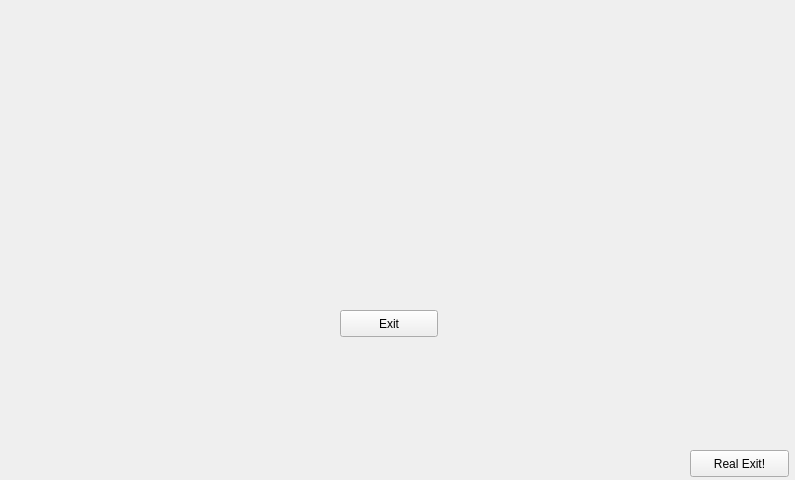
<?xml version="1.0" encoding="UTF-8"?>
<ui version="4.0">
 <class>ExpressCookTaskPage</class>
 <widget class="QMainWindow" name="ExpressCookTaskPage">
  <property name="enabled">
   <bool>true</bool>
  </property>
  <property name="geometry">
   <rect>
    <x>0</x>
    <y>0</y>
    <width>795</width>
    <height>480</height>
   </rect>
  </property>
  <property name="maximumSize">
   <size>
    <width>795</width>
    <height>498</height>
   </size>
  </property>
  <property name="cursor">
   <cursorShape>PointingHandCursor</cursorShape>
  </property>
  <property name="windowTitle">
   <string>ExpressCook Demo</string>
  </property>
  <widget class="QWidget" name="centralwidget">
   <widget class="QLabel" name="label">
    <property name="geometry">
     <rect>
      <x>0</x>
      <y>-40</y>
      <width>801</width>
      <height>561</height>
     </rect>
    </property>
    <property name="text">
     <string/>
    </property>
    <property name="pixmap">
     <pixmap resource="test.qrc">:/test/taskpage.jpg</pixmap>
    </property>
   </widget>
   <widget class="QPushButton" name="apple">
    <property name="geometry">
     <rect>
      <x>160</x>
      <y>20</y>
      <width>132</width>
      <height>132</height>
     </rect>
    </property>
    <property name="palette">
     <palette>
      <active>
       <colorrole role="WindowText">
        <brush brushstyle="SolidPattern">
         <color alpha="0">
          <red>76</red>
          <green>76</green>
          <blue>76</blue>
         </color>
        </brush>
       </colorrole>
       <colorrole role="Button">
        <brush brushstyle="SolidPattern">
         <color alpha="0">
          <red>255</red>
          <green>255</green>
          <blue>255</blue>
         </color>
        </brush>
       </colorrole>
       <colorrole role="Light">
        <brush brushstyle="SolidPattern">
         <color alpha="0">
          <red>69</red>
          <green>255</green>
          <blue>28</blue>
         </color>
        </brush>
       </colorrole>
       <colorrole role="Midlight">
        <brush brushstyle="SolidPattern">
         <color alpha="0">
          <red>255</red>
          <green>255</green>
          <blue>255</blue>
         </color>
        </brush>
       </colorrole>
       <colorrole role="Dark">
        <brush brushstyle="SolidPattern">
         <color alpha="0">
          <red>202</red>
          <green>201</green>
          <blue>200</blue>
         </color>
        </brush>
       </colorrole>
       <colorrole role="Mid">
        <brush brushstyle="SolidPattern">
         <color alpha="0">
          <red>184</red>
          <green>80</green>
          <blue>130</blue>
         </color>
        </brush>
       </colorrole>
       <colorrole role="Text">
        <brush brushstyle="SolidPattern">
         <color alpha="0">
          <red>60</red>
          <green>60</green>
          <blue>60</blue>
         </color>
        </brush>
       </colorrole>
       <colorrole role="ButtonText">
        <brush brushstyle="SolidPattern">
         <color alpha="0">
          <red>76</red>
          <green>76</green>
          <blue>76</blue>
         </color>
        </brush>
       </colorrole>
       <colorrole role="Base">
        <brush brushstyle="SolidPattern">
         <color alpha="0">
          <red>255</red>
          <green>255</green>
          <blue>255</blue>
         </color>
        </brush>
       </colorrole>
       <colorrole role="Window">
        <brush brushstyle="SolidPattern">
         <color alpha="0">
          <red>242</red>
          <green>76</green>
          <blue>190</blue>
         </color>
        </brush>
       </colorrole>
       <colorrole role="Shadow">
        <brush brushstyle="SolidPattern">
         <color alpha="0">
          <red>186</red>
          <green>186</green>
          <blue>185</blue>
         </color>
        </brush>
       </colorrole>
       <colorrole role="Highlight">
        <brush brushstyle="SolidPattern">
         <color alpha="0">
          <red>231</red>
          <green>240</green>
          <blue>49</blue>
         </color>
        </brush>
       </colorrole>
       <colorrole role="HighlightedText">
        <brush brushstyle="SolidPattern">
         <color alpha="0">
          <red>7</red>
          <green>235</green>
          <blue>255</blue>
         </color>
        </brush>
       </colorrole>
       <colorrole role="Link">
        <brush brushstyle="SolidPattern">
         <color alpha="0">
          <red>0</red>
          <green>0</green>
          <blue>255</blue>
         </color>
        </brush>
       </colorrole>
       <colorrole role="LinkVisited">
        <brush brushstyle="SolidPattern">
         <color alpha="0">
          <red>255</red>
          <green>0</green>
          <blue>255</blue>
         </color>
        </brush>
       </colorrole>
       <colorrole role="AlternateBase">
        <brush brushstyle="SolidPattern">
         <color alpha="0">
          <red>239</red>
          <green>239</green>
          <blue>239</blue>
         </color>
        </brush>
       </colorrole>
       <colorrole role="NoRole">
        <brush brushstyle="SolidPattern">
         <color alpha="50">
          <red>0</red>
          <green>0</green>
          <blue>0</blue>
         </color>
        </brush>
       </colorrole>
       <colorrole role="ToolTipBase">
        <brush brushstyle="SolidPattern">
         <color alpha="0">
          <red>176</red>
          <green>255</green>
          <blue>126</blue>
         </color>
        </brush>
       </colorrole>
      </active>
      <inactive>
       <colorrole role="WindowText">
        <brush brushstyle="SolidPattern">
         <color alpha="0">
          <red>76</red>
          <green>76</green>
          <blue>76</blue>
         </color>
        </brush>
       </colorrole>
       <colorrole role="Button">
        <brush brushstyle="SolidPattern">
         <color alpha="0">
          <red>255</red>
          <green>255</green>
          <blue>255</blue>
         </color>
        </brush>
       </colorrole>
       <colorrole role="Light">
        <brush brushstyle="SolidPattern">
         <color alpha="0">
          <red>69</red>
          <green>255</green>
          <blue>28</blue>
         </color>
        </brush>
       </colorrole>
       <colorrole role="Midlight">
        <brush brushstyle="SolidPattern">
         <color alpha="0">
          <red>255</red>
          <green>255</green>
          <blue>255</blue>
         </color>
        </brush>
       </colorrole>
       <colorrole role="Dark">
        <brush brushstyle="SolidPattern">
         <color alpha="0">
          <red>202</red>
          <green>201</green>
          <blue>200</blue>
         </color>
        </brush>
       </colorrole>
       <colorrole role="Mid">
        <brush brushstyle="SolidPattern">
         <color alpha="0">
          <red>184</red>
          <green>80</green>
          <blue>130</blue>
         </color>
        </brush>
       </colorrole>
       <colorrole role="Text">
        <brush brushstyle="SolidPattern">
         <color alpha="0">
          <red>60</red>
          <green>60</green>
          <blue>60</blue>
         </color>
        </brush>
       </colorrole>
       <colorrole role="ButtonText">
        <brush brushstyle="SolidPattern">
         <color alpha="0">
          <red>76</red>
          <green>76</green>
          <blue>76</blue>
         </color>
        </brush>
       </colorrole>
       <colorrole role="Base">
        <brush brushstyle="SolidPattern">
         <color alpha="0">
          <red>255</red>
          <green>255</green>
          <blue>255</blue>
         </color>
        </brush>
       </colorrole>
       <colorrole role="Window">
        <brush brushstyle="SolidPattern">
         <color alpha="0">
          <red>242</red>
          <green>76</green>
          <blue>190</blue>
         </color>
        </brush>
       </colorrole>
       <colorrole role="Shadow">
        <brush brushstyle="SolidPattern">
         <color alpha="0">
          <red>186</red>
          <green>186</green>
          <blue>185</blue>
         </color>
        </brush>
       </colorrole>
       <colorrole role="Highlight">
        <brush brushstyle="SolidPattern">
         <color alpha="0">
          <red>231</red>
          <green>240</green>
          <blue>49</blue>
         </color>
        </brush>
       </colorrole>
       <colorrole role="HighlightedText">
        <brush brushstyle="SolidPattern">
         <color alpha="0">
          <red>7</red>
          <green>235</green>
          <blue>255</blue>
         </color>
        </brush>
       </colorrole>
       <colorrole role="Link">
        <brush brushstyle="SolidPattern">
         <color alpha="0">
          <red>0</red>
          <green>0</green>
          <blue>255</blue>
         </color>
        </brush>
       </colorrole>
       <colorrole role="LinkVisited">
        <brush brushstyle="SolidPattern">
         <color alpha="0">
          <red>255</red>
          <green>0</green>
          <blue>255</blue>
         </color>
        </brush>
       </colorrole>
       <colorrole role="AlternateBase">
        <brush brushstyle="SolidPattern">
         <color alpha="0">
          <red>239</red>
          <green>239</green>
          <blue>239</blue>
         </color>
        </brush>
       </colorrole>
       <colorrole role="NoRole">
        <brush brushstyle="SolidPattern">
         <color alpha="50">
          <red>0</red>
          <green>0</green>
          <blue>0</blue>
         </color>
        </brush>
       </colorrole>
       <colorrole role="ToolTipBase">
        <brush brushstyle="SolidPattern">
         <color alpha="0">
          <red>176</red>
          <green>255</green>
          <blue>126</blue>
         </color>
        </brush>
       </colorrole>
      </inactive>
      <disabled>
       <colorrole role="WindowText">
        <brush brushstyle="SolidPattern">
         <color alpha="0">
          <red>202</red>
          <green>201</green>
          <blue>200</blue>
         </color>
        </brush>
       </colorrole>
       <colorrole role="Button">
        <brush brushstyle="SolidPattern">
         <color alpha="0">
          <red>255</red>
          <green>255</green>
          <blue>255</blue>
         </color>
        </brush>
       </colorrole>
       <colorrole role="Light">
        <brush brushstyle="SolidPattern">
         <color alpha="0">
          <red>69</red>
          <green>255</green>
          <blue>28</blue>
         </color>
        </brush>
       </colorrole>
       <colorrole role="Midlight">
        <brush brushstyle="SolidPattern">
         <color alpha="0">
          <red>255</red>
          <green>255</green>
          <blue>255</blue>
         </color>
        </brush>
       </colorrole>
       <colorrole role="Dark">
        <brush brushstyle="SolidPattern">
         <color alpha="0">
          <red>202</red>
          <green>201</green>
          <blue>200</blue>
         </color>
        </brush>
       </colorrole>
       <colorrole role="Mid">
        <brush brushstyle="SolidPattern">
         <color alpha="0">
          <red>184</red>
          <green>80</green>
          <blue>130</blue>
         </color>
        </brush>
       </colorrole>
       <colorrole role="Text">
        <brush brushstyle="SolidPattern">
         <color alpha="0">
          <red>202</red>
          <green>201</green>
          <blue>200</blue>
         </color>
        </brush>
       </colorrole>
       <colorrole role="ButtonText">
        <brush brushstyle="SolidPattern">
         <color alpha="0">
          <red>202</red>
          <green>201</green>
          <blue>200</blue>
         </color>
        </brush>
       </colorrole>
       <colorrole role="Base">
        <brush brushstyle="SolidPattern">
         <color alpha="0">
          <red>242</red>
          <green>76</green>
          <blue>190</blue>
         </color>
        </brush>
       </colorrole>
       <colorrole role="Window">
        <brush brushstyle="SolidPattern">
         <color alpha="0">
          <red>242</red>
          <green>76</green>
          <blue>190</blue>
         </color>
        </brush>
       </colorrole>
       <colorrole role="Shadow">
        <brush brushstyle="SolidPattern">
         <color alpha="0">
          <red>186</red>
          <green>186</green>
          <blue>185</blue>
         </color>
        </brush>
       </colorrole>
       <colorrole role="Highlight">
        <brush brushstyle="SolidPattern">
         <color alpha="255">
          <red>240</red>
          <green>240</green>
          <blue>240</blue>
         </color>
        </brush>
       </colorrole>
       <colorrole role="HighlightedText">
        <brush brushstyle="SolidPattern">
         <color alpha="0">
          <red>7</red>
          <green>235</green>
          <blue>255</blue>
         </color>
        </brush>
       </colorrole>
       <colorrole role="Link">
        <brush brushstyle="SolidPattern">
         <color alpha="0">
          <red>0</red>
          <green>0</green>
          <blue>255</blue>
         </color>
        </brush>
       </colorrole>
       <colorrole role="LinkVisited">
        <brush brushstyle="SolidPattern">
         <color alpha="0">
          <red>255</red>
          <green>0</green>
          <blue>255</blue>
         </color>
        </brush>
       </colorrole>
       <colorrole role="AlternateBase">
        <brush brushstyle="SolidPattern">
         <color alpha="0">
          <red>239</red>
          <green>239</green>
          <blue>239</blue>
         </color>
        </brush>
       </colorrole>
       <colorrole role="NoRole">
        <brush brushstyle="SolidPattern">
         <color alpha="50">
          <red>0</red>
          <green>0</green>
          <blue>0</blue>
         </color>
        </brush>
       </colorrole>
       <colorrole role="ToolTipBase">
        <brush brushstyle="SolidPattern">
         <color alpha="0">
          <red>176</red>
          <green>255</green>
          <blue>126</blue>
         </color>
        </brush>
       </colorrole>
      </disabled>
     </palette>
    </property>
    <property name="acceptDrops">
     <bool>false</bool>
    </property>
    <property name="text">
     <string notr="true"/>
    </property>
    <property name="icon">
     <iconset resource="test.qrc">
      <normaloff>:/test/appleicon.png</normaloff>:/test/appleicon.png</iconset>
    </property>
    <property name="iconSize">
     <size>
      <width>132</width>
      <height>132</height>
     </size>
    </property>
    <property name="flat">
     <bool>true</bool>
    </property>
   </widget>
   <widget class="QPushButton" name="potato">
    <property name="geometry">
     <rect>
      <x>490</x>
      <y>20</y>
      <width>132</width>
      <height>132</height>
     </rect>
    </property>
    <property name="palette">
     <palette>
      <active>
       <colorrole role="WindowText">
        <brush brushstyle="SolidPattern">
         <color alpha="255">
          <red>76</red>
          <green>76</green>
          <blue>76</blue>
         </color>
        </brush>
       </colorrole>
       <colorrole role="Button">
        <brush brushstyle="SolidPattern">
         <color alpha="0">
          <red>242</red>
          <green>241</green>
          <blue>240</blue>
         </color>
        </brush>
       </colorrole>
       <colorrole role="Light">
        <brush brushstyle="SolidPattern">
         <color alpha="0">
          <red>255</red>
          <green>255</green>
          <blue>255</blue>
         </color>
        </brush>
       </colorrole>
       <colorrole role="Midlight">
        <brush brushstyle="SolidPattern">
         <color alpha="0">
          <red>203</red>
          <green>199</green>
          <blue>196</blue>
         </color>
        </brush>
       </colorrole>
       <colorrole role="Dark">
        <brush brushstyle="SolidPattern">
         <color alpha="0">
          <red>202</red>
          <green>201</green>
          <blue>200</blue>
         </color>
        </brush>
       </colorrole>
       <colorrole role="Mid">
        <brush brushstyle="SolidPattern">
         <color alpha="0">
          <red>184</red>
          <green>181</green>
          <blue>178</blue>
         </color>
        </brush>
       </colorrole>
       <colorrole role="Text">
        <brush brushstyle="SolidPattern">
         <color alpha="0">
          <red>60</red>
          <green>60</green>
          <blue>60</blue>
         </color>
        </brush>
       </colorrole>
       <colorrole role="BrightText">
        <brush brushstyle="SolidPattern">
         <color alpha="0">
          <red>255</red>
          <green>255</green>
          <blue>255</blue>
         </color>
        </brush>
       </colorrole>
       <colorrole role="ButtonText">
        <brush brushstyle="SolidPattern">
         <color alpha="0">
          <red>34</red>
          <green>51</green>
          <blue>76</blue>
         </color>
        </brush>
       </colorrole>
       <colorrole role="Base">
        <brush brushstyle="SolidPattern">
         <color alpha="0">
          <red>51</red>
          <green>255</green>
          <blue>255</blue>
         </color>
        </brush>
       </colorrole>
       <colorrole role="Window">
        <brush brushstyle="SolidPattern">
         <color alpha="0">
          <red>242</red>
          <green>241</green>
          <blue>240</blue>
         </color>
        </brush>
       </colorrole>
       <colorrole role="Shadow">
        <brush brushstyle="SolidPattern">
         <color alpha="0">
          <red>186</red>
          <green>186</green>
          <blue>185</blue>
         </color>
        </brush>
       </colorrole>
       <colorrole role="Highlight">
        <brush brushstyle="SolidPattern">
         <color alpha="0">
          <red>240</red>
          <green>119</green>
          <blue>70</blue>
         </color>
        </brush>
       </colorrole>
       <colorrole role="HighlightedText">
        <brush brushstyle="SolidPattern">
         <color alpha="0">
          <red>255</red>
          <green>255</green>
          <blue>255</blue>
         </color>
        </brush>
       </colorrole>
       <colorrole role="Link">
        <brush brushstyle="SolidPattern">
         <color alpha="0">
          <red>0</red>
          <green>0</green>
          <blue>255</blue>
         </color>
        </brush>
       </colorrole>
       <colorrole role="LinkVisited">
        <brush brushstyle="SolidPattern">
         <color alpha="0">
          <red>255</red>
          <green>0</green>
          <blue>255</blue>
         </color>
        </brush>
       </colorrole>
       <colorrole role="AlternateBase">
        <brush brushstyle="SolidPattern">
         <color alpha="0">
          <red>70</red>
          <green>239</green>
          <blue>225</blue>
         </color>
        </brush>
       </colorrole>
       <colorrole role="NoRole">
        <brush brushstyle="SolidPattern">
         <color alpha="0">
          <red>0</red>
          <green>0</green>
          <blue>0</blue>
         </color>
        </brush>
       </colorrole>
       <colorrole role="ToolTipBase">
        <brush brushstyle="SolidPattern">
         <color alpha="0">
          <red>255</red>
          <green>255</green>
          <blue>220</blue>
         </color>
        </brush>
       </colorrole>
       <colorrole role="ToolTipText">
        <brush brushstyle="SolidPattern">
         <color alpha="0">
          <red>255</red>
          <green>162</green>
          <blue>234</blue>
         </color>
        </brush>
       </colorrole>
      </active>
      <inactive>
       <colorrole role="WindowText">
        <brush brushstyle="SolidPattern">
         <color alpha="255">
          <red>76</red>
          <green>76</green>
          <blue>76</blue>
         </color>
        </brush>
       </colorrole>
       <colorrole role="Button">
        <brush brushstyle="SolidPattern">
         <color alpha="0">
          <red>242</red>
          <green>241</green>
          <blue>240</blue>
         </color>
        </brush>
       </colorrole>
       <colorrole role="Light">
        <brush brushstyle="SolidPattern">
         <color alpha="0">
          <red>255</red>
          <green>255</green>
          <blue>255</blue>
         </color>
        </brush>
       </colorrole>
       <colorrole role="Midlight">
        <brush brushstyle="SolidPattern">
         <color alpha="0">
          <red>203</red>
          <green>199</green>
          <blue>196</blue>
         </color>
        </brush>
       </colorrole>
       <colorrole role="Dark">
        <brush brushstyle="SolidPattern">
         <color alpha="0">
          <red>202</red>
          <green>201</green>
          <blue>200</blue>
         </color>
        </brush>
       </colorrole>
       <colorrole role="Mid">
        <brush brushstyle="SolidPattern">
         <color alpha="0">
          <red>184</red>
          <green>181</green>
          <blue>178</blue>
         </color>
        </brush>
       </colorrole>
       <colorrole role="Text">
        <brush brushstyle="SolidPattern">
         <color alpha="0">
          <red>60</red>
          <green>60</green>
          <blue>60</blue>
         </color>
        </brush>
       </colorrole>
       <colorrole role="BrightText">
        <brush brushstyle="SolidPattern">
         <color alpha="0">
          <red>255</red>
          <green>255</green>
          <blue>255</blue>
         </color>
        </brush>
       </colorrole>
       <colorrole role="ButtonText">
        <brush brushstyle="SolidPattern">
         <color alpha="0">
          <red>34</red>
          <green>51</green>
          <blue>76</blue>
         </color>
        </brush>
       </colorrole>
       <colorrole role="Base">
        <brush brushstyle="SolidPattern">
         <color alpha="0">
          <red>51</red>
          <green>255</green>
          <blue>255</blue>
         </color>
        </brush>
       </colorrole>
       <colorrole role="Window">
        <brush brushstyle="SolidPattern">
         <color alpha="0">
          <red>242</red>
          <green>241</green>
          <blue>240</blue>
         </color>
        </brush>
       </colorrole>
       <colorrole role="Shadow">
        <brush brushstyle="SolidPattern">
         <color alpha="0">
          <red>186</red>
          <green>186</green>
          <blue>185</blue>
         </color>
        </brush>
       </colorrole>
       <colorrole role="Highlight">
        <brush brushstyle="SolidPattern">
         <color alpha="0">
          <red>240</red>
          <green>119</green>
          <blue>70</blue>
         </color>
        </brush>
       </colorrole>
       <colorrole role="HighlightedText">
        <brush brushstyle="SolidPattern">
         <color alpha="0">
          <red>255</red>
          <green>255</green>
          <blue>255</blue>
         </color>
        </brush>
       </colorrole>
       <colorrole role="Link">
        <brush brushstyle="SolidPattern">
         <color alpha="0">
          <red>0</red>
          <green>0</green>
          <blue>255</blue>
         </color>
        </brush>
       </colorrole>
       <colorrole role="LinkVisited">
        <brush brushstyle="SolidPattern">
         <color alpha="0">
          <red>255</red>
          <green>0</green>
          <blue>255</blue>
         </color>
        </brush>
       </colorrole>
       <colorrole role="AlternateBase">
        <brush brushstyle="SolidPattern">
         <color alpha="0">
          <red>70</red>
          <green>239</green>
          <blue>225</blue>
         </color>
        </brush>
       </colorrole>
       <colorrole role="NoRole">
        <brush brushstyle="SolidPattern">
         <color alpha="0">
          <red>0</red>
          <green>0</green>
          <blue>0</blue>
         </color>
        </brush>
       </colorrole>
       <colorrole role="ToolTipBase">
        <brush brushstyle="SolidPattern">
         <color alpha="0">
          <red>255</red>
          <green>255</green>
          <blue>220</blue>
         </color>
        </brush>
       </colorrole>
       <colorrole role="ToolTipText">
        <brush brushstyle="SolidPattern">
         <color alpha="0">
          <red>255</red>
          <green>162</green>
          <blue>234</blue>
         </color>
        </brush>
       </colorrole>
      </inactive>
      <disabled>
       <colorrole role="WindowText">
        <brush brushstyle="SolidPattern">
         <color alpha="0">
          <red>202</red>
          <green>201</green>
          <blue>200</blue>
         </color>
        </brush>
       </colorrole>
       <colorrole role="Button">
        <brush brushstyle="SolidPattern">
         <color alpha="0">
          <red>242</red>
          <green>241</green>
          <blue>240</blue>
         </color>
        </brush>
       </colorrole>
       <colorrole role="Light">
        <brush brushstyle="SolidPattern">
         <color alpha="0">
          <red>255</red>
          <green>255</green>
          <blue>255</blue>
         </color>
        </brush>
       </colorrole>
       <colorrole role="Midlight">
        <brush brushstyle="SolidPattern">
         <color alpha="0">
          <red>203</red>
          <green>199</green>
          <blue>196</blue>
         </color>
        </brush>
       </colorrole>
       <colorrole role="Dark">
        <brush brushstyle="SolidPattern">
         <color alpha="0">
          <red>202</red>
          <green>201</green>
          <blue>200</blue>
         </color>
        </brush>
       </colorrole>
       <colorrole role="Mid">
        <brush brushstyle="SolidPattern">
         <color alpha="0">
          <red>184</red>
          <green>181</green>
          <blue>178</blue>
         </color>
        </brush>
       </colorrole>
       <colorrole role="Text">
        <brush brushstyle="SolidPattern">
         <color alpha="0">
          <red>202</red>
          <green>201</green>
          <blue>200</blue>
         </color>
        </brush>
       </colorrole>
       <colorrole role="BrightText">
        <brush brushstyle="SolidPattern">
         <color alpha="0">
          <red>255</red>
          <green>255</green>
          <blue>255</blue>
         </color>
        </brush>
       </colorrole>
       <colorrole role="ButtonText">
        <brush brushstyle="SolidPattern">
         <color alpha="0">
          <red>202</red>
          <green>201</green>
          <blue>200</blue>
         </color>
        </brush>
       </colorrole>
       <colorrole role="Base">
        <brush brushstyle="SolidPattern">
         <color alpha="0">
          <red>242</red>
          <green>241</green>
          <blue>240</blue>
         </color>
        </brush>
       </colorrole>
       <colorrole role="Window">
        <brush brushstyle="SolidPattern">
         <color alpha="0">
          <red>242</red>
          <green>241</green>
          <blue>240</blue>
         </color>
        </brush>
       </colorrole>
       <colorrole role="Shadow">
        <brush brushstyle="SolidPattern">
         <color alpha="0">
          <red>186</red>
          <green>186</green>
          <blue>185</blue>
         </color>
        </brush>
       </colorrole>
       <colorrole role="Highlight">
        <brush brushstyle="SolidPattern">
         <color alpha="255">
          <red>240</red>
          <green>240</green>
          <blue>240</blue>
         </color>
        </brush>
       </colorrole>
       <colorrole role="HighlightedText">
        <brush brushstyle="SolidPattern">
         <color alpha="0">
          <red>255</red>
          <green>255</green>
          <blue>255</blue>
         </color>
        </brush>
       </colorrole>
       <colorrole role="Link">
        <brush brushstyle="SolidPattern">
         <color alpha="0">
          <red>0</red>
          <green>0</green>
          <blue>255</blue>
         </color>
        </brush>
       </colorrole>
       <colorrole role="LinkVisited">
        <brush brushstyle="SolidPattern">
         <color alpha="0">
          <red>255</red>
          <green>0</green>
          <blue>255</blue>
         </color>
        </brush>
       </colorrole>
       <colorrole role="AlternateBase">
        <brush brushstyle="SolidPattern">
         <color alpha="0">
          <red>70</red>
          <green>239</green>
          <blue>225</blue>
         </color>
        </brush>
       </colorrole>
       <colorrole role="NoRole">
        <brush brushstyle="SolidPattern">
         <color alpha="0">
          <red>0</red>
          <green>0</green>
          <blue>0</blue>
         </color>
        </brush>
       </colorrole>
       <colorrole role="ToolTipBase">
        <brush brushstyle="SolidPattern">
         <color alpha="0">
          <red>255</red>
          <green>255</green>
          <blue>220</blue>
         </color>
        </brush>
       </colorrole>
       <colorrole role="ToolTipText">
        <brush brushstyle="SolidPattern">
         <color alpha="0">
          <red>255</red>
          <green>162</green>
          <blue>234</blue>
         </color>
        </brush>
       </colorrole>
      </disabled>
     </palette>
    </property>
    <property name="contextMenuPolicy">
     <enum>Qt::NoContextMenu</enum>
    </property>
    <property name="toolTipDuration">
     <number>-1</number>
    </property>
    <property name="autoFillBackground">
     <bool>false</bool>
    </property>
    <property name="styleSheet">
     <string notr="true"/>
    </property>
    <property name="text">
     <string/>
    </property>
    <property name="icon">
     <iconset resource="test.qrc">
      <normaloff>:/test/potatoicon.png</normaloff>:/test/potatoicon.png</iconset>
    </property>
    <property name="iconSize">
     <size>
      <width>132</width>
      <height>132</height>
     </size>
    </property>
    <property name="autoDefault">
     <bool>false</bool>
    </property>
    <property name="default">
     <bool>false</bool>
    </property>
    <property name="flat">
     <bool>true</bool>
    </property>
   </widget>
   <widget class="QPushButton" name="Exit">
    <property name="geometry">
     <rect>
      <x>340</x>
      <y>310</y>
      <width>98</width>
      <height>27</height>
     </rect>
    </property>
    <property name="text">
     <string>Exit</string>
    </property>
   </widget>
   <widget class="QPushButton" name="realExit">
    <property name="geometry">
     <rect>
      <x>690</x>
      <y>450</y>
      <width>99</width>
      <height>27</height>
     </rect>
    </property>
    <property name="text">
     <string>Real Exit!</string>
    </property>
   </widget>
  </widget>
 </widget>
 <resources>
  <include location="test.qrc"/>
 </resources>
 <connections/>
</ui>
